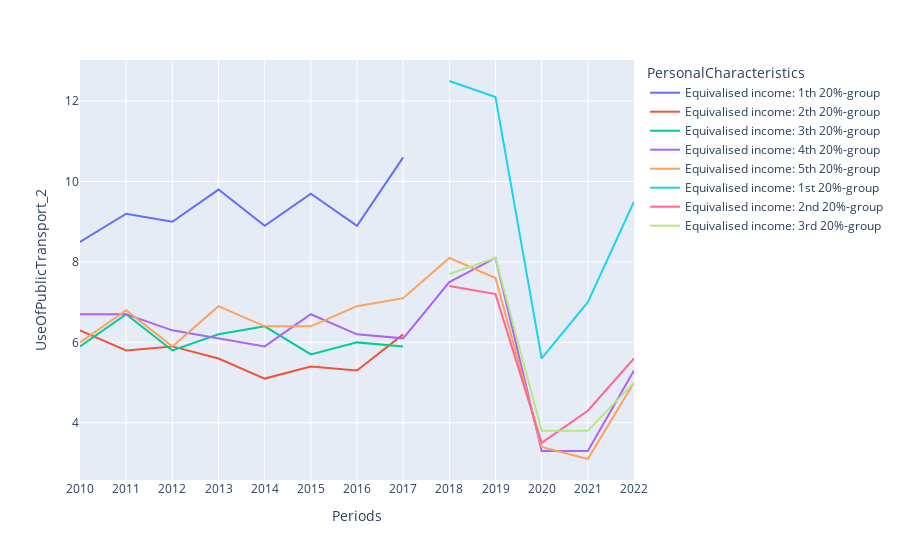

The notebook cell saved with this chart:
### Code cell
mask = df_sorted['PersonalCharacteristics'].str.startswith('Equi');
df_income = df_sorted[mask];
fig = px.line(df_income, y='UseOfPublicTransport_2', x='Periods', color='PersonalCharacteristics')
fig.show()

### Figure 1 — Plotly figure (JSON) as saved in the notebook; plotly's stock layout.template omitted (floating-point values rounded to 4 significant figures)
{"data": [{"hovertemplate": "PersonalCharacteristics=Equivalised income: 1th 20%-group<br>Periods=%{x}<br>UseOfPublicTransport_2=%{y}<extra></extra>", "legendgroup": "Equivalised income: 1th 20%-group", "line": {"color": "#636efa", "dash": "solid"}, "marker": {"symbol": "circle"}, "mode": "lines", "name": "Equivalised income: 1th 20%-group", "orientation": "v", "showlegend": true, "type": "scatter", "x": ["2010", "2011", "2012", "2013", "2014", "2015", "2016", "2017"], "xaxis": "x", "y": [8.5, 9.2, 9, 9.8, 8.9, 9.7, 8.9, 10.6], "yaxis": "y"}, {"hovertemplate": "PersonalCharacteristics=Equivalised income: 2th 20%-group<br>Periods=%{x}<br>UseOfPublicTransport_2=%{y}<extra></extra>", "legendgroup": "Equivalised income: 2th 20%-group", "line": {"color": "#EF553B", "dash": "solid"}, "marker": {"symbol": "circle"}, "mode": "lines", "name": "Equivalised income: 2th 20%-group", "orientation": "v", "showlegend": true, "type": "scatter", "x": ["2010", "2011", "2012", "2013", "2014", "2015", "2016", "2017"], "xaxis": "x", "y": [6.3, 5.8, 5.9, 5.6, 5.1, 5.4, 5.3, 6.2], "yaxis": "y"}, {"hovertemplate": "PersonalCharacteristics=Equivalised income: 3th 20%-group<br>Periods=%{x}<br>UseOfPublicTransport_2=%{y}<extra></extra>", "legendgroup": "Equivalised income: 3th 20%-group", "line": {"color": "#00cc96", "dash": "solid"}, "marker": {"symbol": "circle"}, "mode": "lines", "name": "Equivalised income: 3th 20%-group", "orientation": "v", "showlegend": true, "type": "scatter", "x": ["2010", "2011", "2012", "2013", "2014", "2015", "2016", "2017"], "xaxis": "x", "y": [5.9, 6.7, 5.8, 6.2, 6.4, 5.7, 6, 5.9], "yaxis": "y"}, {"hovertemplate": "PersonalCharacteristics=Equivalised income: 4th 20%-group<br>Periods=%{x}<br>UseOfPublicTransport_2=%{y}<extra></extra>", "legendgroup": "Equivalised income: 4th 20%-group", "line": {"color": "#ab63fa", "dash": "solid"}, "marker": {"symbol": "circle"}, "mode": "lines", "name": "Equivalised income: 4th 20%-group", "orientation": "v", "showlegend": true, "type": "scatter", "x": ["2010", "2011", "2012", "2013", "2014", "2015", "2016", "2017", "2018", "2019", "2020", "2021", "2022"], "xaxis": "x", "y": [6.7, 6.7, 6.3, 6.1, 5.9, 6.7, 6.2, 6.1, 7.5, 8.1, 3.3, 3.3, 5.3], "yaxis": "y"}, {"hovertemplate": "PersonalCharacteristics=Equivalised income: 5th 20%-group<br>Periods=%{x}<br>UseOfPublicTransport_2=%{y}<extra></extra>", "legendgroup": "Equivalised income: 5th 20%-group", "line": {"color": "#FFA15A", "dash": "solid"}, "marker": {"symbol": "circle"}, "mode": "lines", "name": "Equivalised income: 5th 20%-group", "orientation": "v", "showlegend": true, "type": "scatter", "x": ["2010", "2011", "2012", "2013", "2014", "2015", "2016", "2017", "2018", "2019", "2020", "2021", "2022"], "xaxis": "x", "y": [6, 6.8, 5.9, 6.9, 6.4, 6.4, 6.9, 7.1, 8.1, 7.6, 3.4, 3.1, 5], "yaxis": "y"}, {"hovertemplate": "PersonalCharacteristics=Equivalised income: 1st 20%-group<br>Periods=%{x}<br>UseOfPublicTransport_2=%{y}<extra></extra>", "legendgroup": "Equivalised income: 1st 20%-group", "line": {"color": "#19d3f3", "dash": "solid"}, "marker": {"symbol": "circle"}, "mode": "lines", "name": "Equivalised income: 1st 20%-group", "orientation": "v", "showlegend": true, "type": "scatter", "x": ["2018", "2019", "2020", "2021", "2022"], "xaxis": "x", "y": [12.5, 12.1, 5.6, 7, 9.5], "yaxis": "y"}, {"hovertemplate": "PersonalCharacteristics=Equivalised income: 2nd 20%-group<br>Periods=%{x}<br>UseOfPublicTransport_2=%{y}<extra></extra>", "legendgroup": "Equivalised income: 2nd 20%-group", "line": {"color": "#FF6692", "dash": "solid"}, "marker": {"symbol": "circle"}, "mode": "lines", "name": "Equivalised income: 2nd 20%-group", "orientation": "v", "showlegend": true, "type": "scatter", "x": ["2018", "2019", "2020", "2021", "2022"], "xaxis": "x", "y": [7.4, 7.2, 3.5, 4.3, 5.6], "yaxis": "y"}, {"hovertemplate": "PersonalCharacteristics=Equivalised income: 3rd 20%-group<br>Periods=%{x}<br>UseOfPublicTransport_2=%{y}<extra></extra>", "legendgroup": "Equivalised income: 3rd 20%-group", "line": {"color": "#B6E880", "dash": "solid"}, "marker": {"symbol": "circle"}, "mode": "lines", "name": "Equivalised income: 3rd 20%-group", "orientation": "v", "showlegend": true, "type": "scatter", "x": ["2018", "2019", "2020", "2021", "2022"], "xaxis": "x", "y": [7.7, 8.1, 3.8, 3.8, 5], "yaxis": "y"}], "layout": {"autosize": true, "legend": {"title": {"text": "PersonalCharacteristics"}, "tracegroupgap": 0}, "margin": {"t": 60}, "xaxis": {"anchor": "y", "autorange": true, "domain": [0, 1], "range": [0, 12], "title": {"text": "Periods"}, "type": "category"}, "yaxis": {"anchor": "x", "autorange": true, "domain": [0, 1], "range": [2.578, 13.02], "title": {"text": "UseOfPublicTransport_2"}, "type": "linear"}}}
